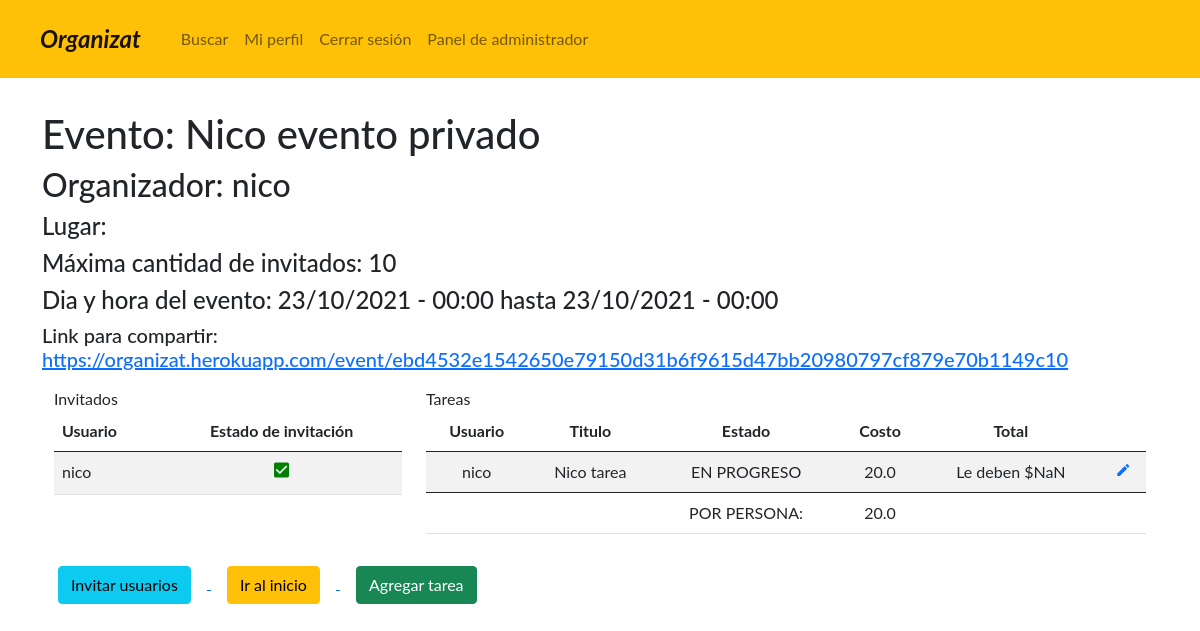
Page /event/ebd4532e1542650e79150d31b6f9615d47bb20980797cf879e70b1149c10/ (signed in) on the committed database.
### administrador/models.py (models this page shows, shortened)
class Event(models.Model):
    name = models.CharField(max_length=40, blank=True, null=False, verbose_name='Nombre')
    owner = models.ForeignKey(User, on_delete=models.CASCADE, verbose_name="Organizador")
    description = models.TextField(max_length=255, blank=True, null=False, verbose_name='Descripcion')
    date_event_start = models.DateTimeField(default=datetime.today(), verbose_name='Fecha de alta del evento')
    date_event_end = models.DateTimeField(default=datetime.today(), verbose_name='Fecha de baja del evento')
    location = models.CharField(max_length=255, blank=True, null=False, verbose_name='Ubicación')
    event_link = models.URLField(max_length=200, verbose_name='Link')
    state = models.CharField(max_length=10, choices=STATES_EVENTO_USUARIO, verbose_name='Estado', null=True)
    max_guests = models.IntegerField(verbose_name='Capacidad máxima de invitados')
    visibility = models.CharField(max_length=14, choices=VISIBILITIES, verbose_name='Visibilidad')
    @property
    def list_invitation(self):
        return Invitation.objects.filter(event=self)
    @property
    def list_invitation_accepted(self):
        return Invitation.objects.filter(event=self, accepted_event=True)
    @property
    def list_tasks(self):
        return Task.objects.filter(event=self)
    @property
    def total_amount(self):
        total = 0
        for i in self.list_tasks:
            total += i.cost
        return round((total/len(self.list_invitation_accepted)), 1)
    class Meta:
        verbose_name = 'Evento'
        verbose_name_plural = 'Eventos'

class Invitation(models.Model):
    user = models.ForeignKey(User, on_delete=models.CASCADE, verbose_name="Integrate")
    event = models.ForeignKey(Event, on_delete=models.CASCADE, verbose_name="Evento")
    accepted_event = models.BooleanField(default=False, verbose_name="Aceptado")
    class Meta:
        verbose_name = 'Invitacion'
        verbose_name_plural = 'Invitaciones'

class Task(models.Model):
    user = models.ForeignKey(User, blank=True, null=True, on_delete=models.CASCADE, verbose_name="Encargado")
    event = models.ForeignKey(Event, on_delete=models.CASCADE, verbose_name="Evento")
    title = models.CharField(max_length=50, blank = False, null = False, verbose_name = 'Titulo')
    description = models.CharField(max_length=255, blank = False, null = False, verbose_name = 'Descripcion')
    status = models.CharField(choices = STATES_TAREAS, blank = False, null = False, max_length=22, verbose_name='Estado de la tarea')
    cost = models.FloatField(default = 0)
    class Meta:
        verbose_name = 'Tarea'
        verbose_name_plural = 'Tareas'

### administrador/views.py (the view)
def EventView(request, token):
    event = Event.objects.get(event_link=token)
    return render(request, 'event.html', {'event': event})

### templates/event.html (shortened to what this page needs)
{% extends 'base.html' %}
{% block content %}
<div class="container py-3 my-3">
    <h1>Evento: {{event.name}}</h1>
    <h2>Organizador: {{event.owner}}</h2>
    <h4>Lugar: {{event.location}}</h4>
    <h4>Máxima cantidad de invitados: {{event.max_guests}}</h4>
    <h4>Dia y hora del evento: {{event.date_event_start|date:"d/m/Y - H:i"}} hasta {{event.date_event_end|date:"d/m/Y - H:i"}}</h4>
    <h5>Link para compartir:
        <a href="javascript:getlink();"
            onclick="alert('URL copiada');"
            title="Click para copiar">https://organizat.herokuapp.com/event/{{event.event_link}}
        </a>
    </h5>
    <div class="container py-2 my-2">
        <div class="row">
            <div class="col-12 col-md-4">
                <leyend>Invitados</leyend>
                <table class="table table-striped table-hover">
                    {% if event.list_invitation %}
                        <thead>
                            <tr>
                                <th>Usuario</th>
                                <th class="text-center">Estado de invitación</th>
                            </tr>
                        </thead>
                        <tbody>
                        {% for invitation in event.list_invitation %}
                            <tr>
                                <td>{{invitation.user.username}}</td>
                                {% if invitation.accepted_event %}
                                    {% if request.user.is_superuser or request.user.id == invitation.event.owner.id %}
                                    <td class="text-center">
                                        <a href="{% url 'invitation_down' invitation.id event.event_link %}">
                                            <i class="material-icons" style="font-size:20px;color:green">check_box</i>
                                        </a>
                                    </td>
                                    {% else %}
                                    <td class="text-center">
                                        <i class="material-icons" style="font-size:20px;color:green">check_box</i>
                                    </td>
                                    {% endif %}
                                {% endif %}
                            </tr>
                        {% endfor %}
                        </tbody>
                    {% else %}
                        <thead>
                            <tr>
                                <th>Aun no hay invitados</th>
                            </tr>
                        </thead>
                    {% endif %}
                </table>
            </div>
            <div class="col-12 col-md-8">
                <leyend>Tareas</leyend>
                <table class="table table-striped table-hover">
                    {% if event.list_tasks %}
                        <thead>
                            <tr>
                                <th class="text-center">Usuario</th>
                                <th class="text-center">Titulo</th>
                                <th class="text-center">Estado</th>
                                <th class="text-center">Costo</th>
                                <th class="text-center">Total</th>
                                <th></th>
                            </tr>
                        </thead>
                        <tbody>
                        {% for task in event.list_tasks %}
                            <tr>
                                <td class="text-center">{{task.user|default_if_none:'No asignado'}}</td>
                                <td class="text-center">{{task.title}}</td>
                                <td class="text-center">{{task.status}}</td>
                                <td class="text-center" name="amount">{{task.cost}}</td>
                                <td class="text-center" name="total"></td>
                                {% if request.user.is_superuser or request.user.id == event.owner.id or request.user.id == task.user.id %}
                                    <td class="text-center">
                                        <a href="{% url 'update_task' event.event_link task.id %}">
                                            <i class="material-icons" style="font-size:16px">mode_edit</i>
                                        </a>
                                    </td>
                                {% endif %}
                            </tr>
                        {% endfor %}
                        </tbody>
                        <thead>
                            <tr>
                                <td></td>
                                <td></td>
                                <td class="text-center">POR PERSONA: </td>
                                <td class="text-center">{{event.total_amount}}</td>
                                <td class="text-center"></td>
                                <td></td>
                            </tr>
                        </thead>
                    {% else %}
                        <thead>
                            <tr>
                                <th>Aun no hay tareas</th>
                            </tr>
                        </thead>
                    {% endif %}
                </table>
            </div>
        </div>
    </div>
    <a href="{% url 'invite_user' event.event_link %}">
        <button type="button" class="mx-3 btn btn-info">Invitar usuarios</button>
    </a>
    <a href="{% url 'home' %}">
       <button type="button" class="mx-3 btn btn-warning">Ir al inicio</button>
   </a>
   {% if request.user.is_superuser or request.user.id == event.owner.id %}
   <a href="{% url 'add_task' event.event_link %}">
       <button type="button" class="mx-3 btn btn-success">Agregar tarea</button>
    </a>
    {% endif %}
</div>
{% endblock %}

### static/css/styles.css (style rules this page uses)
body { font-family: "Lato", sans-serif; }

### rows in the picture
Event: name "Nico evento privado", owner "nico", max_guests "10", date_event_start "23/10/2021 - 00:00", date_event_end "23/10/2021 - 00:00", event_link "ebd4532e1542650e79150d31b6f9615d47bb20980797cf879e70b1149c10", total_amount "20.0"
Invitation: user.username "nico", accepted_event True (drawn)
Task: user "nico", title "Nico tarea", status "EN PROGRESO", cost "20.0"
